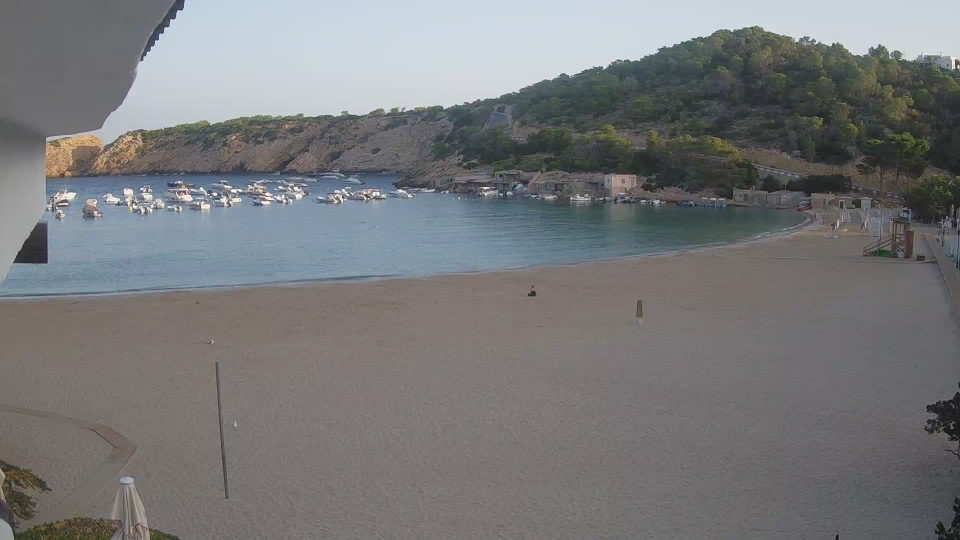
#> input picture data/images/0.jpg, 1920 x 1080 px (shown at 1/2 size); its folder holds only this picture in this run
$ jupyter execute Histogram_Analysis.ipynb
#> lines starting #> are read from the running program, lines starting #| are printed output that depends on the picture; long printed decimals are rounded
[cell 1]
import cv2
import matplotlib.pyplot as plt
import sys
import os
import numpy as np
import plotly.graph_objects as go


# Add the 'src' directory to the Python path
sys.path.append(os.path.join(os.getcwd(), '../src'))

[cell 2]
# define sand patch coordinates to measure average intensity
x=600
y=900
size=100

[cell 3]
def plot_histograms():
    fig = go.Figure()  # Create a figure for the combined plot

    for filename in os.listdir('../data/images'):
        img = cv2.imread(os.path.join('../data/images', filename), cv2.IMREAD_GRAYSCALE)
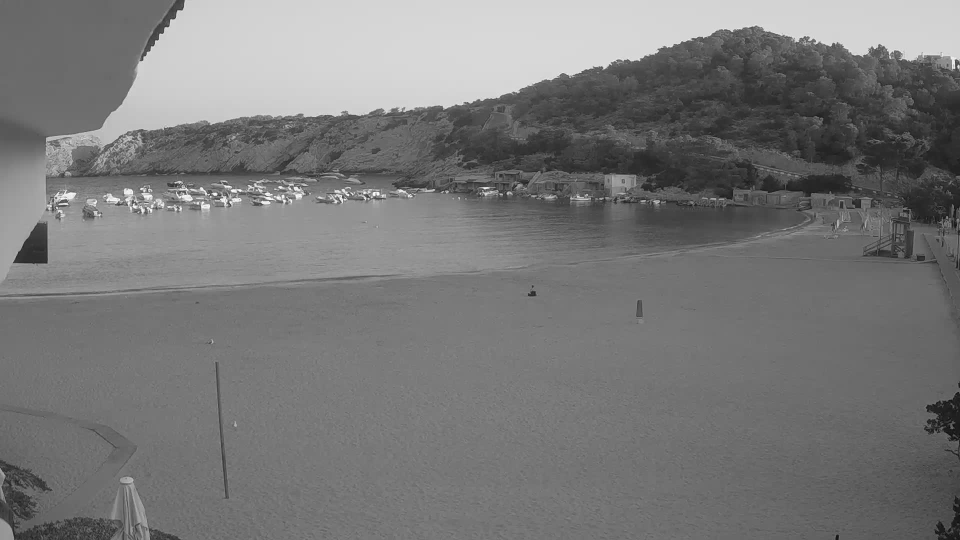
#> img: shape (1080, 1920) (shown at 1/2 size); min 3, max 255, mean 120.2
        hist = cv2.calcHist([img], [0], None, [256], [0, 256]).flatten()  # Flatten to 1D array for Plotly
#> hist = 256 values, max 64886 at index 119, min 0 at index 0, mean 8100

        # calculate the average pixel value for the whole image
        avg_img = np.mean(img)
#> avg_img = 120.2
        print(f"Average pixel value for {filename}: {avg_img}")
#| Average pixel value for 0.jpg: 120.223


        # calculate the average pixel value for the patch
        patch = img[y:y+size, x:x+size]
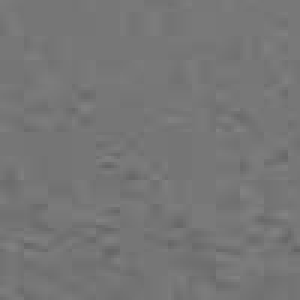
#> patch: shape (100, 100) (shown 3 times larger); min 100, max 131, mean 118.1
        avg_patch = np.mean(patch)
#> avg_patch = 118.1
        print(f"Average pixel value for the sand patch in {filename}: {avg_patch}")
#| Average pixel value for the sand patch in 0.jpg: 118.0861

        # Add the histogram as a trace to the figure
        fig.add_trace(go.Scatter(x=np.arange(256), y=hist, mode='lines', name=filename))

    # Update the layout to add title and axis labels
    fig.update_layout(
        title="Histograms of All Images",
        xaxis_title="Pixel Intensity",
        yaxis_title="Frequency",
        showlegend=True
    )

    fig.show()  # Show the interactive plot

plot_histograms()

$ run again, on data/images/1660546800.jpg
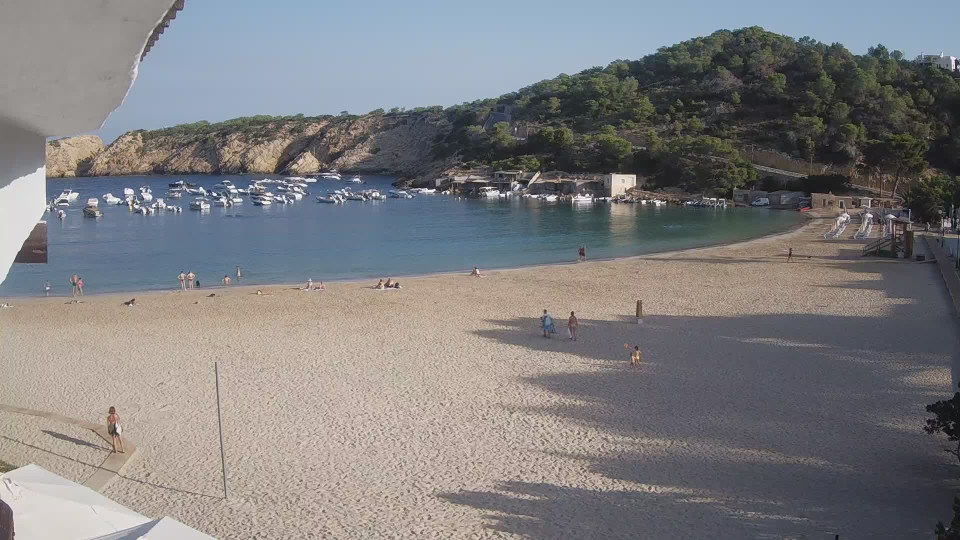
#> input picture data/images/1660546800.jpg, 1920 x 1080 px (shown at 1/2 size)
#> in plot_histograms, `img = cv2.imread(os.path.join('../data/images', filename), cv2.IMREAD_..`:
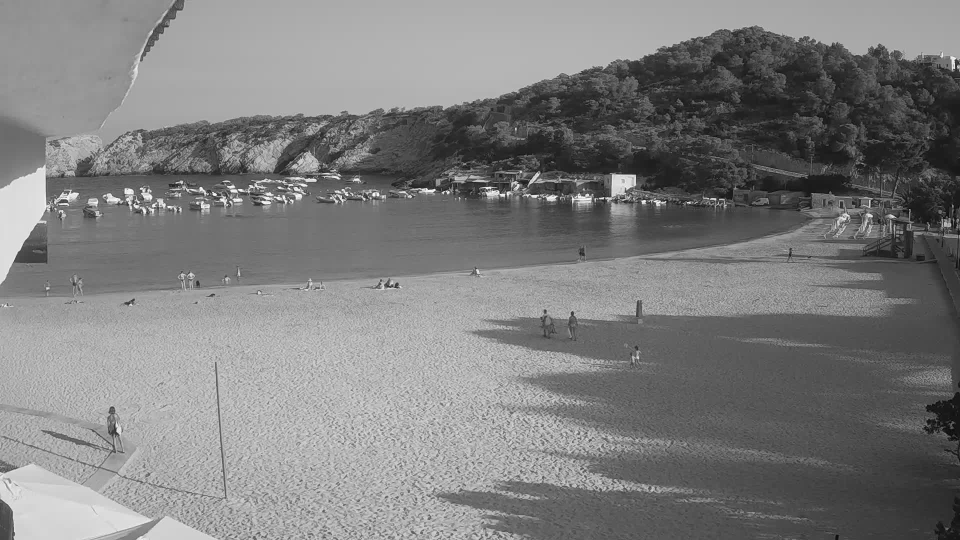
#> img: shape (1080, 1920) (shown at 1/2 size); min 0, max 255, mean 125.9
#> hist = 256 values, max 31018 at index 174, min 2 at index 1, mean 8100
#> avg_img = 125.9
#| Average pixel value for 1660546800.jpg: 125.891
#> in plot_histograms, `patch = img[y:y+size, x:x+size]`:
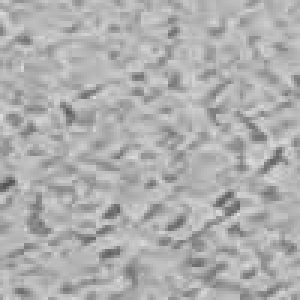
#> patch: shape (100, 100) (shown 3 times larger); min 81, max 223, mean 174.7
#> avg_patch = 174.7
#| Average pixel value for the sand patch in 1660546800.jpg: 174.7268

$ run again, on data/images/1660550400.jpg
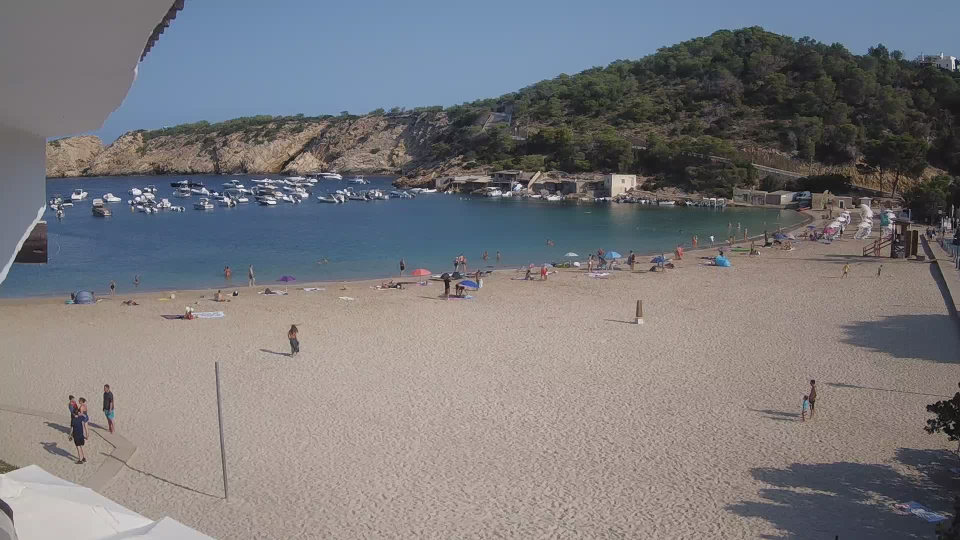
#> input picture data/images/1660550400.jpg, 1920 x 1080 px (shown at 1/2 size)
#> in plot_histograms, `img = cv2.imread(os.path.join('../data/images', filename), cv2.IMREAD_..`:
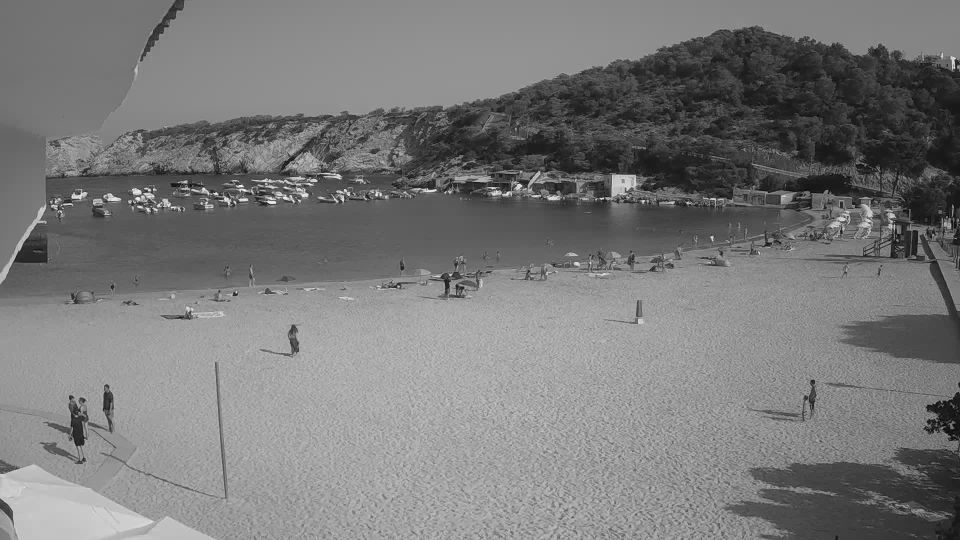
#> img: shape (1080, 1920) (shown at 1/2 size); min 0, max 255, mean 121.4
#> hist = 256 values, max 38485 at index 147, min 0 at index 249, mean 8100
#> avg_img = 121.4
#| Average pixel value for 1660550400.jpg: 121.406
#> in plot_histograms, `patch = img[y:y+size, x:x+size]`:
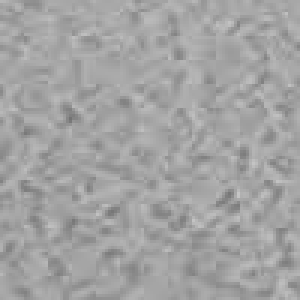
#> patch: shape (100, 100) (shown 3 times larger); min 115, max 197, mean 162.6
#> avg_patch = 162.6
#| Average pixel value for the sand patch in 1660550400.jpg: 162.5708
